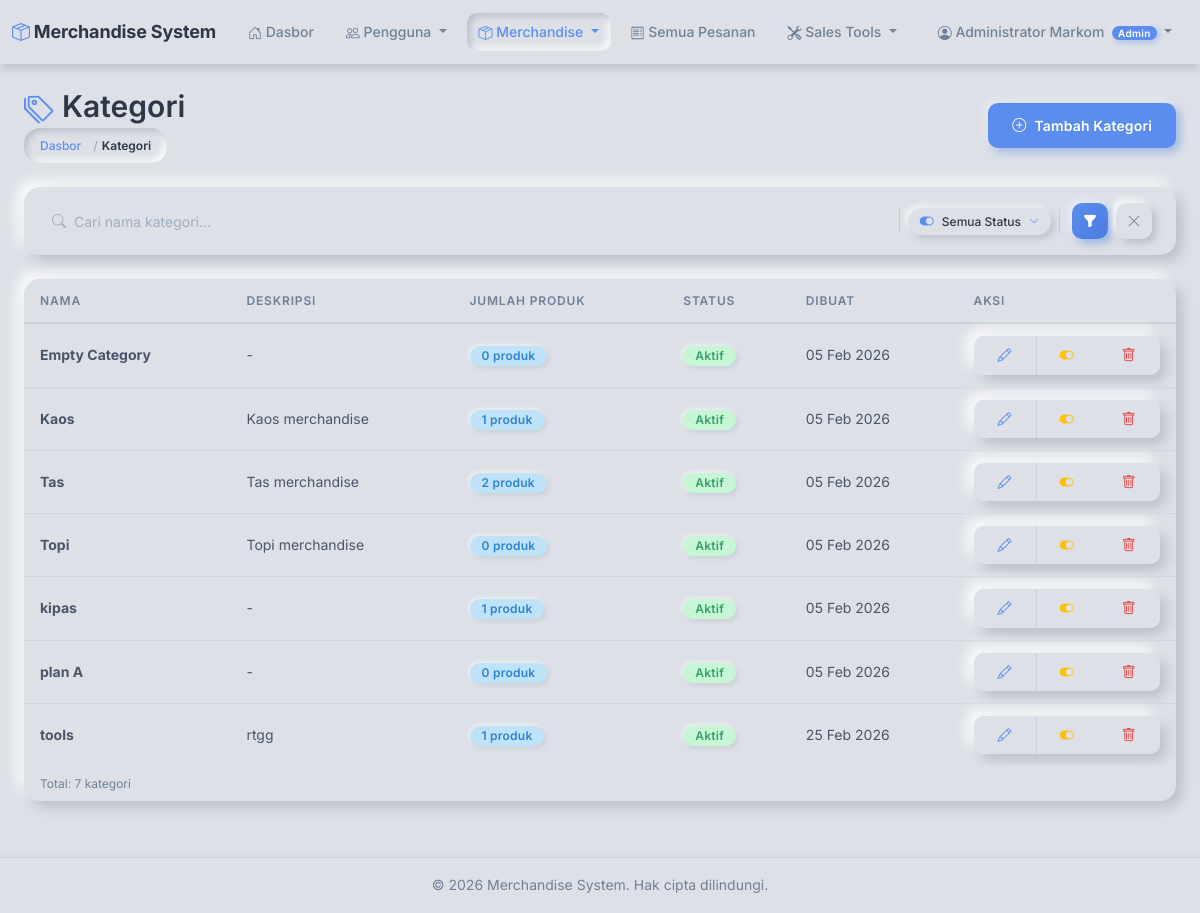
Page /merchandise/categories/ (signed in) on the committed database.
### accounts/models.py (models this page shows, shortened)
class User(AbstractUser):
    class Role(models.TextChoices):
        ADMIN = 'ADMIN', 'Admin (Markom)'
        SALES = 'SALES', 'Sales'
    role = models.CharField(
        max_length=10,
        choices=Role.choices,
        default=Role.SALES,
        help_text='User role: ADMIN for Markom, SALES for sales team'
    )
    full_name = models.CharField(
        max_length=255,
        help_text='Full name of the user'
    )
    phone = models.CharField(
        max_length=20,
        blank=True,
        help_text='Phone number'
    )
    force_password_change = models.BooleanField(
        default=False,
        help_text='User must change password on next login'
    )
    class Meta:
        db_table = 'users'
        verbose_name = 'User'
        verbose_name_plural = 'Users'
        ordering = ['-date_joined']
    @property
    def is_admin(self):
        return self.role == self.Role.ADMIN
    @property
    def is_sales(self):
        return self.role == self.Role.SALES

### merchandise/models.py (models this page shows, shortened)
class Category(models.Model):
    name = models.CharField(
        max_length=100,
        unique=True,
        help_text='Category name (must be unique)'
    )
    description = models.TextField(
        blank=True,
        help_text='Category description'
    )
    is_active = models.BooleanField(
        default=True,
        help_text='Active status (soft delete)'
    )
    created_at = models.DateTimeField(auto_now_add=True)
    updated_at = models.DateTimeField(auto_now=True)
    class Meta:
        db_table = 'categories'
        verbose_name = 'Category'
        verbose_name_plural = 'Categories'
        ordering = ['name']
    def delete(self, using=None, keep_parents=False):
        """
        Soft delete: set is_active to False instead of deleting
        Prevent deletion if merchandise still exists
        """
        if self.merchandise_set.exists():
            raise ValidationError(
                'Cannot delete category with existing merchandise. '
                'Please deactivate or move merchandise first.'
            )
        self.is_active = False
        self.save()
    @property
    def merchandise_count(self):
        return self.merchandise_set.filter(is_active=True).count()

### merchandise/views.py (the view)
# urls.py: path('categories/', views.category_list, name='category_list'),
@admin_required
def category_list(request):
    search_query = request.GET.get('search', '')
    status_filter = request.GET.get('status', '')
    categories = Category.objects.all()
    if search_query:
        categories = categories.filter(
            Q(name__icontains=search_query) |
            Q(description__icontains=search_query)
        )
    if status_filter == 'active':
        categories = categories.filter(is_active=True)
    elif status_filter == 'inactive':
        categories = categories.filter(is_active=False)
    context = {
        'categories': categories,
        'search_query': search_query,
        'status_filter': status_filter
    }
    return render(request, 'merchandise/category_list.html', context)

### orders/context_processors.py (called while the page is built)
def cart_context(request):
    if request.user.is_authenticated and hasattr(request.user, 'is_sales') and request.user.is_sales:
        cart = Cart(request)
        return {
            'navbar_cart_total': cart.get_total_quantity(),
            'navbar_cart_unique': cart.get_total_unique(),
        }
    return {
        'navbar_cart_total': 0,
        'navbar_cart_unique': 0,
    }

### templates/merchandise/category_list.html (shortened to what this page needs)
{% extends 'base.html' %}
{% block content %}
<div class="container-fluid">
    <div class="row mb-4 align-items-center">
        <div class="col">
            <h2 class="mb-1"><i class="bi bi-tags me-2" style="color: var(--color-accent);"></i>Kategori</h2>
            <nav aria-label="breadcrumb">
                <ol class="breadcrumb mb-0">
                    <li class="breadcrumb-item"><a href="{% url 'dashboard:home' %}">Dasbor</a></li>
                    <li class="breadcrumb-item active">Kategori</li>
                </ol>
            </nav>
        </div>
        <div class="col-12 col-md-auto mt-3 mt-md-0">
            <a href="{% url 'merchandise:category_create' %}" class="btn btn-primary w-100 w-md-auto">
                <i class="bi bi-plus-circle"></i> Tambah Kategori
            </a>
        </div>
    </div>
    <div class="compact-filter-bar mb-4">
        <form method="get" class="compact-filter-form">
            <div class="compact-filter-field compact-filter-search">
                <i class="bi bi-search compact-filter-icon"></i>
                <input type="text" name="search" class="compact-filter-input"
                       placeholder="Cari nama kategori..."
                       value="{{ search_query }}">
            </div>
            <div class="compact-filter-select-wrap">
                <div class="custom-select-wrapper" data-name="status">
                    <button type="button" class="custom-select-trigger">
                        <i class="bi bi-toggle-on cs-icon"></i>
                        <span class="cs-label">{% if status_filter == 'active' %}Aktif{% elif status_filter == 'inactive' %}Nonaktif{% else %}Semua Status{% endif %}</span>
                        <i class="bi bi-chevron-down cs-chevron"></i>
                    </button>
                </div>
            </div>
            <div class="compact-filter-actions">
                <button type="submit" class="compact-filter-btn compact-filter-btn-primary" title="Terapkan Filter">
                    <i class="bi bi-funnel-fill"></i>
                </button>
                <a href="{% url 'merchandise:category_list' %}" class="compact-filter-btn compact-filter-btn-reset" title="Reset Filter">
                    <i class="bi bi-x-lg"></i>
                </a>
            </div>
        </form>
    </div>
    <div class="card">
        <div class="card-body p-0">
            {% if categories %}
            <div class="table-responsive">
                <table class="table table-hover mb-0">
                    <thead>
                        <tr>
                            <th>Nama</th>
                            <th class="d-none d-md-table-cell">Deskripsi</th>
                            <th>Jumlah Produk</th>
                            <th>Status</th>
                            <th class="d-none d-sm-table-cell">Dibuat</th>
                            <th style="width: 140px;">Aksi</th>
                        </tr>
                    </thead>
                    <tbody>
                        {% for category in categories %}
                        <tr>
                            <td class="cell-max-md"><strong title="{{ category.name }}">{{ category.name|truncatechars:30 }}</strong></td>
                            <td class="d-none d-md-table-cell cell-max-lg">{{ category.description|truncatewords:10|default:"-" }}</td>
                            <td>
                                <span class="badge bg-info">{{ category.merchandise_count }} produk</span>
                            </td>
                            <td>
                                {% if category.is_active %}
                                <span class="badge bg-success">Aktif</span>
                                {% else %}
                                <span class="badge bg-secondary">Nonaktif</span>
                                {% endif %}
                            </td>
                            <td class="d-none d-sm-table-cell">{{ category.created_at|date:"d M Y" }}</td>
                            <td>
                                <div class="btn-group btn-group-sm">
                                    <a href="{% url 'merchandise:category_edit' category.pk %}"
                                       class="btn btn-outline-primary" title="Edit Kategori">
                                        <i class="bi bi-pencil"></i>
                                    </a>
                                    <a href="{% url 'merchandise:category_toggle_active' category.pk %}"
                                       class="btn {% if category.is_active %}btn-outline-warning{% else %}btn-outline-success{% endif %}"
                                       title="{% if category.is_active %}Nonaktifkan{% else %}Aktifkan{% endif %}">
                                        <i class="bi {% if category.is_active %}bi-toggle-on{% else %}bi-toggle-off{% endif %}"></i>
                                    </a>
                                    <a href="{% url 'merchandise:category_delete' category.pk %}"
                                       class="btn btn-outline-danger" title="Hapus Kategori">
                                        <i class="bi bi-trash"></i>
                                    </a>
                                </div>
                            </td>
                        </tr>
                        {% endfor %}
                    </tbody>
                </table>
            </div>
            <div class="text-muted px-3 py-2" style="font-size: var(--text-xs);">
                Total: {{ categories.count }} kategori
            </div>
            {% endif %}
        </div>
    </div>
</div>
{% endblock %}

### templates/base.html (shortened to what this page needs)
<!DOCTYPE html>
<html lang="id">
<head>
    <link href="https://cdn.jsdelivr.net/npm/bootstrap@5.3.0/dist/css/bootstrap.min.css" rel="stylesheet">
    <link rel="stylesheet" href="https://cdn.jsdelivr.net/npm/bootstrap-icons@1.11.0/font/bootstrap-icons.css">
    {% load static %}
    <link rel="stylesheet" href="{% static 'css/custom.css' %}">
</head>
<body>
    {% if user.is_authenticated %}
    <nav class="navbar navbar-expand-lg">
        <div class="container-fluid">
            <a class="navbar-brand" href="{% url 'dashboard:home' %}">
                <i class="bi bi-box-seam me-1" style="color: var(--color-accent);"></i>Merchandise System
            </a>
            <div class="collapse navbar-collapse" id="navbarNav">
                <ul class="navbar-nav me-auto">
                    <li class="nav-item">
                        <a class="nav-link {% if request.resolver_match.app_name == 'dashboard' %}active{% endif %}"
                           href="{% url 'dashboard:home' %}">
                            <i class="bi bi-house-door"></i> Dasbor
                        </a>
                    </li>
                    {% if user.is_admin %}
                    <li class="nav-item dropdown">
                        <a class="nav-link dropdown-toggle {% if request.resolver_match.app_name == 'accounts' %}active{% endif %}"
                           href="#" id="usersDropdown" role="button" data-bs-toggle="dropdown" aria-expanded="false">
                            <i class="bi bi-people"></i> Pengguna
                        </a>
                    </li>
                    <li class="nav-item dropdown">
                        <a class="nav-link dropdown-toggle {% if request.resolver_match.app_name == 'merchandise' %}active{% endif %}"
                           href="#" id="merchandiseDropdown" role="button" data-bs-toggle="dropdown" aria-expanded="false">
                            <i class="bi bi-box-seam"></i> Merchandise
                        </a>
                    </li>
                    <li class="nav-item">
                        <a class="nav-link {% if request.resolver_match.app_name == 'orders' %}active{% endif %}"
                           href="{% url 'orders:order_list' %}">
                            <i class="bi bi-receipt"></i> Semua Pesanan
                        </a>
                    </li>
                    <li class="nav-item dropdown">
                        <a class="nav-link dropdown-toggle {% if request.resolver_match.app_name == 'inventory' %}active{% endif %}"
                           href="#" id="inventoryDropdown" role="button" data-bs-toggle="dropdown" aria-expanded="false">
                            <i class="bi bi-tools"></i> Sales Tools
                        </a>
                    </li>
                    {% endif %}
                </ul>
                <ul class="navbar-nav">
                    <li class="nav-item dropdown">
                        <a class="nav-link dropdown-toggle" href="#" id="userDropdown"
                           role="button" data-bs-toggle="dropdown" aria-expanded="false">
                            <i class="bi bi-person-circle"></i>
                            {{ user.full_name }}
                            {% if user.is_admin %}
                                <span class="badge bg-primary ms-1 badge-role">Admin</span>
                            {% else %}
                                <span class="badge bg-secondary ms-1 badge-role">Sales</span>
                            {% endif %}
                        </a>
                    </li>
                </ul>
            </div>
        </div>
    </nav>
    {% endif %}
    <main class="{% if user.is_authenticated %}container-fluid py-4{% endif %}">
        {% block content %}{% endblock %}
    </main>
    {% if user.is_authenticated %}
    <footer>
        <div class="container-fluid">
            <p class="mb-0">&copy; {% now "Y" %} Merchandise System. Hak cipta dilindungi.</p>
        </div>
    </footer>
    {% endif %}
</body>
</html>

### rows in the picture
User: full_name "Administrator Markom"
Category: name "Empty Category", description "-", merchandise_count "0", is_active "Aktif", created_at "05 Feb 2026"
Category: name "Kaos", description "Kaos merchandise", merchandise_count "1", is_active "Aktif", created_at "05 Feb 2026"
Category: name "Tas", description "Tas merchandise", merchandise_count "2", is_active "Aktif", created_at "05 Feb 2026"
Category: name "Topi", description "Topi merchandise", merchandise_count "0", is_active "Aktif", created_at "05 Feb 2026"
Category: name "kipas", description "-", merchandise_count "1", is_active "Aktif", created_at "05 Feb 2026"
Category: name "plan A", description "-", merchandise_count "0", is_active "Aktif", created_at "05 Feb 2026"
Category: name "tools", description "rtgg", merchandise_count "1", is_active "Aktif", created_at "25 Feb 2026"

### other values in the picture
{{ categories.count }} "7"
